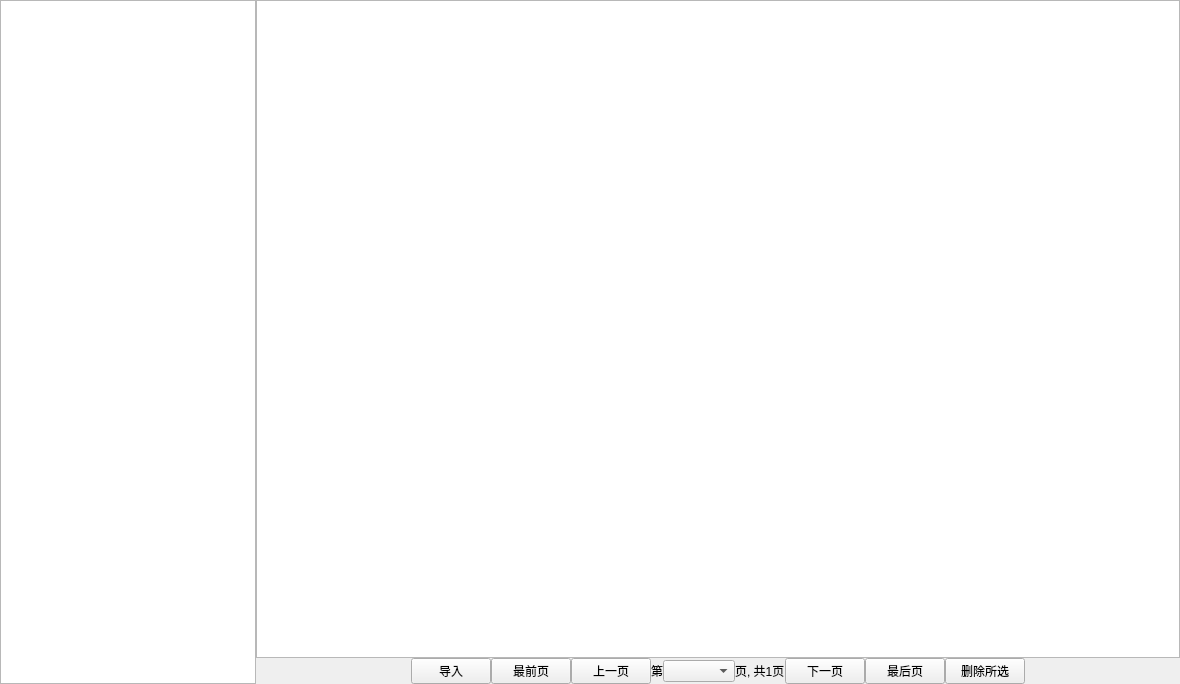
<?xml version="1.0" encoding="UTF-8"?>
<ui version="4.0">
 <class>Form</class>
 <widget class="QWidget" name="Form">
  <property name="geometry">
   <rect>
    <x>0</x>
    <y>0</y>
    <width>1180</width>
    <height>684</height>
   </rect>
  </property>
  <property name="windowTitle">
   <string>Form</string>
  </property>
  <layout class="QHBoxLayout" name="horizontalLayout" stretch="0,1">
   <property name="spacing">
    <number>0</number>
   </property>
   <property name="leftMargin">
    <number>0</number>
   </property>
   <property name="topMargin">
    <number>0</number>
   </property>
   <property name="rightMargin">
    <number>0</number>
   </property>
   <property name="bottomMargin">
    <number>0</number>
   </property>
   <item>
    <widget class="QTreeWidget" name="langlist">
     <attribute name="headerVisible">
      <bool>false</bool>
     </attribute>
     <column>
      <property name="text">
       <string notr="true">1</string>
      </property>
     </column>
    </widget>
   </item>
   <item>
    <layout class="QVBoxLayout" name="verticalLayout" stretch="1,0">
     <item>
      <widget class="QTableWidget" name="langmap">
       <property name="textElideMode">
        <enum>Qt::ElideRight</enum>
       </property>
       <property name="wordWrap">
        <bool>true</bool>
       </property>
       <property name="cornerButtonEnabled">
        <bool>false</bool>
       </property>
       <attribute name="horizontalHeaderVisible">
        <bool>true</bool>
       </attribute>
       <attribute name="horizontalHeaderCascadingSectionResizes">
        <bool>true</bool>
       </attribute>
       <attribute name="horizontalHeaderDefaultSectionSize">
        <number>800</number>
       </attribute>
       <attribute name="horizontalHeaderMinimumSectionSize">
        <number>100</number>
       </attribute>
       <attribute name="horizontalHeaderStretchLastSection">
        <bool>false</bool>
       </attribute>
      </widget>
     </item>
     <item>
      <layout class="QHBoxLayout" name="horizontalLayout_2" stretch="1,0,0,0,0,0,0,0,0,0,1">
       <item>
        <widget class="QWidget" name="widget" native="true"/>
       </item>
       <item>
        <widget class="QPushButton" name="btnimport">
         <property name="text">
          <string>导入</string>
         </property>
        </widget>
       </item>
       <item>
        <widget class="QPushButton" name="btnfirst">
         <property name="text">
          <string>最前页</string>
         </property>
        </widget>
       </item>
       <item>
        <widget class="QPushButton" name="btnprev">
         <property name="text">
          <string>上一页</string>
         </property>
        </widget>
       </item>
       <item>
        <widget class="QLabel" name="label">
         <property name="text">
          <string>第</string>
         </property>
        </widget>
       </item>
       <item>
        <widget class="QComboBox" name="pagecmb"/>
       </item>
       <item>
        <widget class="QLabel" name="label_2">
         <property name="text">
          <string>页, 共1页</string>
         </property>
        </widget>
       </item>
       <item>
        <widget class="QPushButton" name="btnnext">
         <property name="text">
          <string>下一页</string>
         </property>
        </widget>
       </item>
       <item>
        <widget class="QPushButton" name="btnlast">
         <property name="text">
          <string>最后页</string>
         </property>
        </widget>
       </item>
       <item>
        <widget class="QPushButton" name="btndel">
         <property name="text">
          <string>删除所选</string>
         </property>
        </widget>
       </item>
       <item>
        <widget class="QWidget" name="widget_2" native="true"/>
       </item>
      </layout>
     </item>
    </layout>
   </item>
  </layout>
 </widget>
 <resources/>
 <connections/>
</ui>
